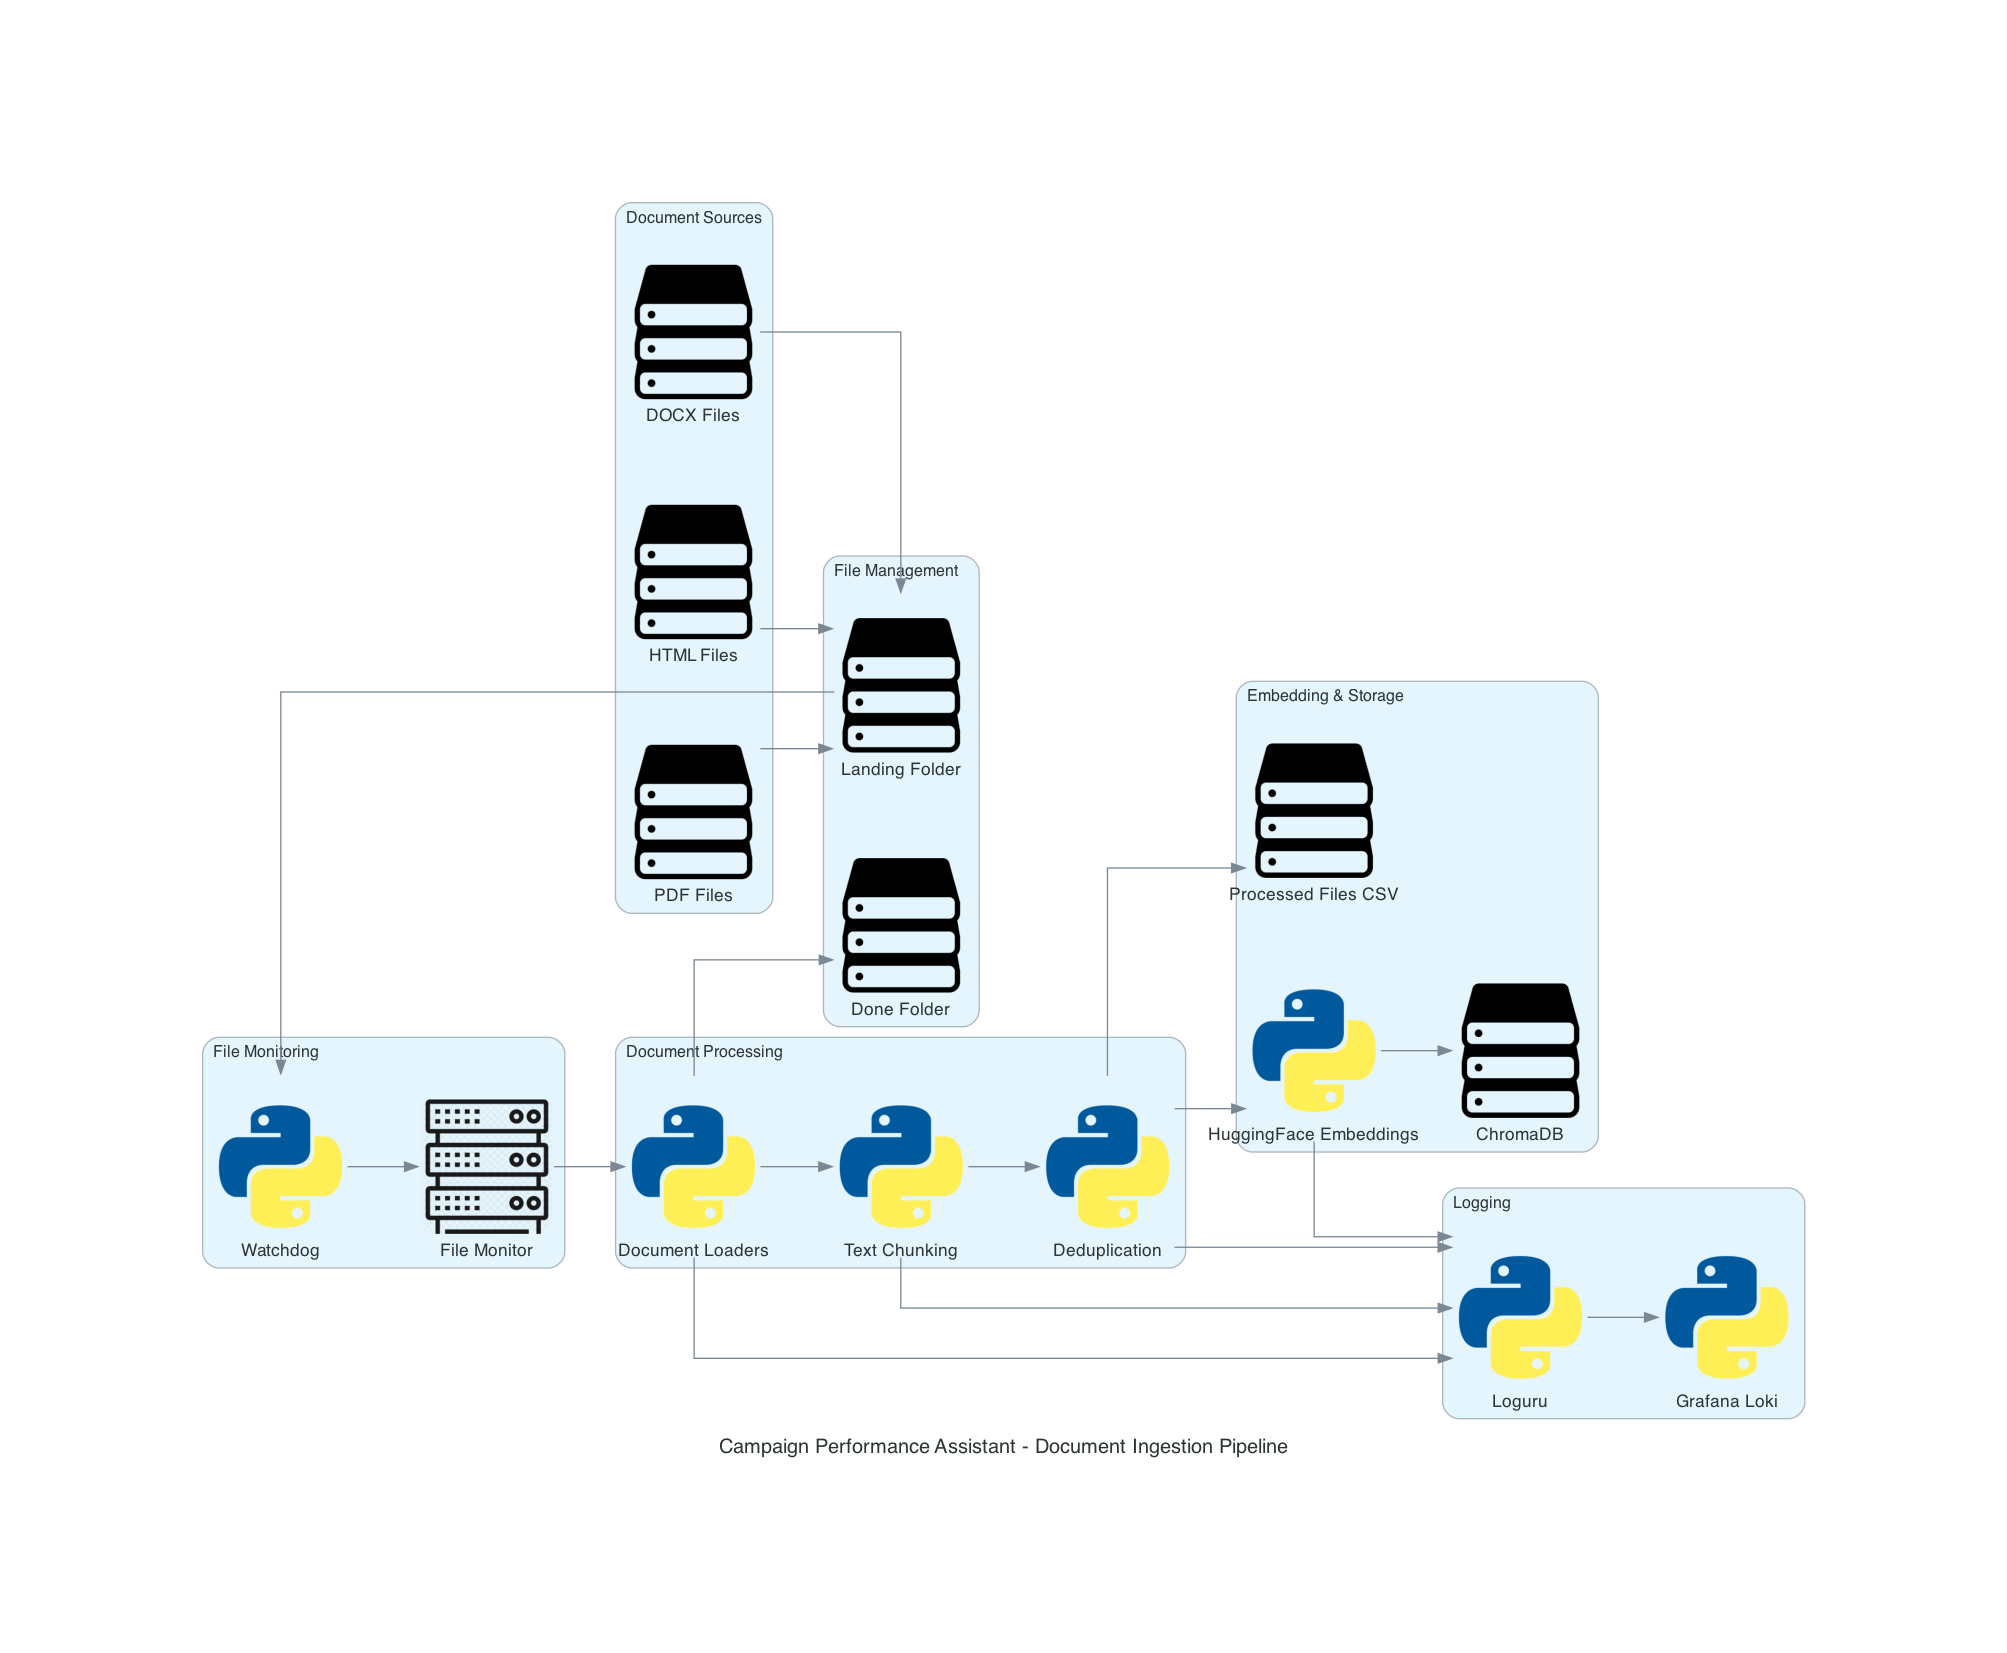

Here is the Python script that generated this plot:
#!/usr/bin/env python3
"""
Document Ingestion Pipeline Diagram for Campaign Performance Assistant
"""

from diagrams import Diagram, Cluster
from diagrams.programming.language import Python
from diagrams.generic.storage import Storage
from diagrams.generic.compute import Rack

# Create the diagram
with Diagram("Campaign Performance Assistant - Document Ingestion Pipeline", 
             show=False, 
             filename="document_ingestion_pipeline",
             direction="LR"):
    
    # Document Sources
    with Cluster("Document Sources"):
        pdf_files = Storage("PDF Files")
        html_files = Storage("HTML Files")
        docx_files = Storage("DOCX Files")
    
    # File Monitoring
    with Cluster("File Monitoring"):
        watchdog = Python("Watchdog")
        file_monitor = Rack("File Monitor")
    
    # Document Processing
    with Cluster("Document Processing"):
        loaders = Python("Document Loaders")
        chunking = Python("Text Chunking")
        deduplication = Python("Deduplication")
    
    # Embedding & Storage
    with Cluster("Embedding & Storage"):
        embeddings = Python("HuggingFace Embeddings")
        chroma = Storage("ChromaDB")
        processed_files = Storage("Processed Files CSV")
    
    # Logging
    with Cluster("Logging"):
        loguru = Python("Loguru")
        grafana = Python("Grafana Loki")
    
    # File Movement
    with Cluster("File Management"):
        done_folder = Storage("Done Folder")
        landing_folder = Storage("Landing Folder")
    
    # Flow
    pdf_files >> landing_folder
    html_files >> landing_folder
    docx_files >> landing_folder
    
    landing_folder >> watchdog
    watchdog >> file_monitor
    file_monitor >> loaders
    
    loaders >> chunking
    chunking >> deduplication
    deduplication >> embeddings
    
    embeddings >> chroma
    deduplication >> processed_files
    
    # Logging
    loaders >> loguru
    chunking >> loguru
    deduplication >> loguru
    embeddings >> loguru
    loguru >> grafana
    
    # File Movement
    loaders >> done_folder 
